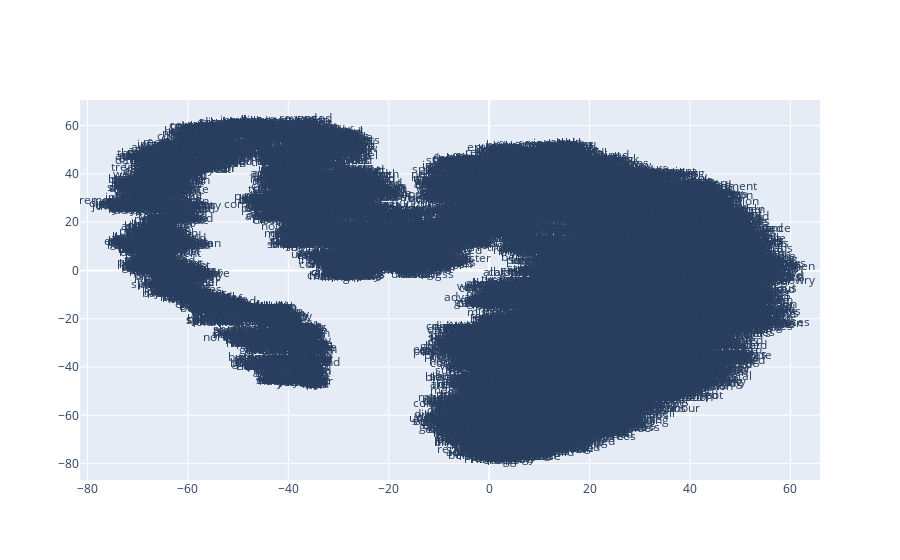

Notebook source saved alongside this figure:
### Code cell
from sklearn.decomposition import IncrementalPCA    # inital reduction
from sklearn.manifold import TSNE                   # final reduction
import numpy as np                                  # array handling
from gensim.models import Word2Vec

def reduce_dimensions(model):
    num_dimensions = 2  # final num dimensions (2D, 3D, etc)

    vectors = [] # positions in vector space
    labels = [] # keep track of words to label our data again later
    for word in model.wv.vocab:
        vectors.append(model.wv[word])
        labels.append(word)

    # convert both lists into numpy vectors for reduction
    vectors = np.asarray(vectors)
    labels = np.asarray(labels)

    # reduce using t-SNE
    vectors = np.asarray(vectors)
    tsne = TSNE(n_components=num_dimensions, random_state=0)
    vectors = tsne.fit_transform(vectors)

    x_vals = [v[0] for v in vectors]
    y_vals = [v[1] for v in vectors]
    return x_vals, y_vals, labels

model = Word2Vec.load('shakespeare-word2vec')
x_vals, y_vals, labels = reduce_dimensions(model)

### Figure 1 — Plotly figure (JSON) as saved in the notebook; plotly's stock layout.template omitted (floating-point values rounded to 4 significant figures; data arrays with more than 128 entries replaced by an {"elided": "..."} marker saying what was removed)
{"data": [{"mode": "text", "text": {"elided": "12442 str values"}, "type": "scatter", "x": {"elided": "12442 float values"}, "y": {"elided": "12442 float values"}}], "layout": {}}
